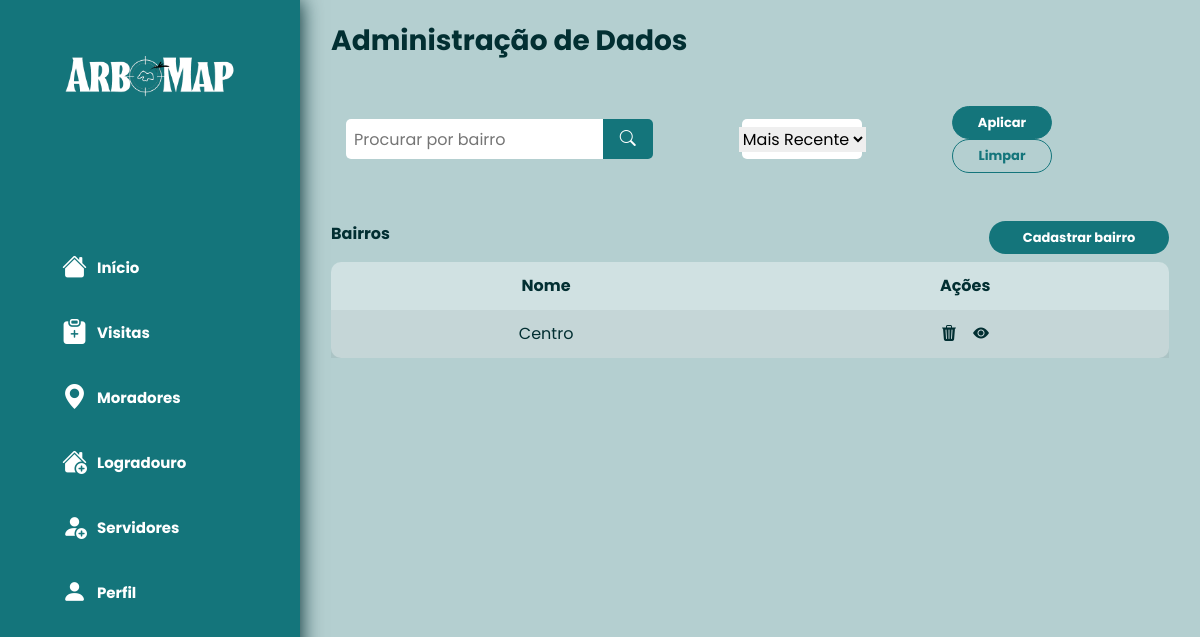
Page /filtro_bairros/ on the earlier database version.
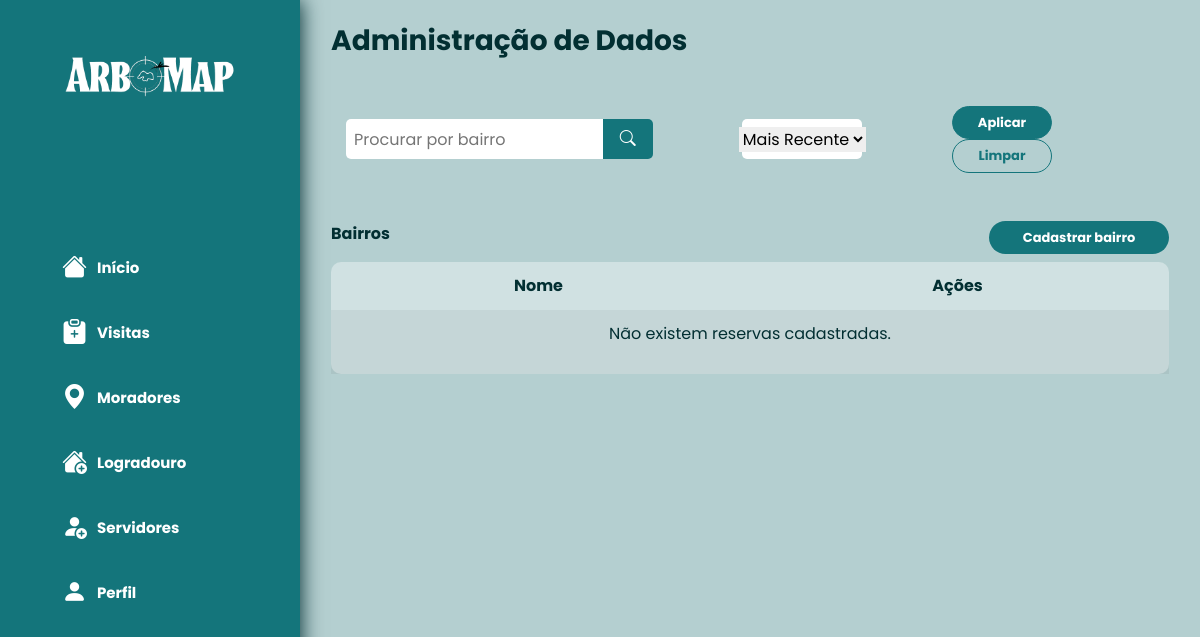
Same page on the later database version.
### bairro/models.py (models this page shows, shortened)
class Bairro (models.Model):
    nome = models.CharField(max_length=MAX_CHAR_FIELD_NAME_LENGTH)
    data_adicao = models.DateTimeField(auto_now_add=True)

### bairro/views.py (the view)
# urls.py: path('filtro_bairros/', filtro_bairros, name='filtro_bairros'),
def filtro_bairros(request):
    termo_bairro = request.GET.get('termo_bairro', '')
    ordenacao = request.GET.get('ordenacao', 'mais_recente')  # Padrão para ordenação mais recente
    if ordenacao == 'mais_antigo':
        bairros = Bairro.objects.order_by('data_adicao')
    else:
        bairros = Bairro.objects.order_by('-data_adicao')
    if termo_bairro:
        bairros = bairros.filter(nome__icontains=termo_bairro)
    return render(request, 'bairro/filter_bairro.html', {
        'bairros': bairros,
        'termo_bairro': termo_bairro,
        'ordenacao': ordenacao,
    })

### bairro/templates/bairro/filter_bairro.html (shortened to what this page needs)
{% extends 'base.html' %}
{% block content %}
  <div class="mt-2">
    <h3 style="color:#022F32;"><strong>Administração de Dados</strong></h3>
    <div class="row col-12 mb-5 mt-5 d-flex justify-content-around">
        <form method="GET" action="{% url 'filtro_bairros' %}" class="d-flex justify-content-center align-items-center w-100">
          <div class="col-5 d-flex align-items-center justify-content-center" >
              <div style="width: 100%; border-start-start-radius: 5px;border-end-end-radius: 0px; border-end-start-radius: 5px;border-start-end-radius: 0px; height: 40px; align-items: center; display: flex; color: #022f32; background-color: #FFFFFF;">
                <input style="height: 40px;border-start-start-radius: 5px;border-end-end-radius: 0px; border-end-start-radius: 5px;border-start-end-radius: 0px;" class="ml-2" placeholder="Procurar por bairro" type="text" name="termo_bairro" id="termo_bairro" value="{{ termo_bairro }}">
              </div>
              <div>
                <button class="justify-content-center d-flex" type="submit" style="width: 50px; border-end-end-radius: 5px; border-start-end-radius: 5px; height: 40px; align-items: center; display: flex; color: #022f32; background-color: #14757B; border: none; outline: none;"><i class="bi bi-search text-white"></i></button>
              </div>
          </div>
          <div class="col-4 d-flex align-items-center justify-content-center">
            <div class="d-flex align-items-center justify-content-center" style="width: 50%; border-radius: 5px; height: 40px; align-items: center; display: flex; color: #022f32; background-color: #FFFFFF;">
              <select name="ordenacao" id="ordenacao" style="border: none; outline: none;">
                <option value="mais_recente" {% if ordenacao == 'mais_recente' %}selected{% endif %}>Mais Recente</option>
            </select>
            </div>
          </div>
          <div class="col-3 d-flex align-items-center justify-content-center">
            <div class="" style="">
              <a href="#" ><button class="btn " id="bt3" type="submit"><strong>Aplicar</strong></button></a>
              <a href="{% url 'bairro_listar' %}" class="btn " id="bt2"><strong>Limpar</strong></a>
            </div>
          </div>
        </form>
      </div>
    <div class="d-flex justify-content-between align-items-center mb-2">
      <div>
        <h6 style="color:#022F32;"><strong>Bairros</strong></h6>
      </div>
      <div>
        <a href="{% url 'bairro_criar' %}" class="btn" id="bt1" style="width: 180px;"><strong>Cadastrar bairro</strong></a>
      </div>
    </div>
    <div class="table-responsive">
      <table class="table table-striped table-borderless">
        <thead>
          <tr class="text-center">
            <th scope="col">Nome</th>
            <th scope="col">Ações</th>
          </tr>
        </thead>
        <tbody>
          {% for bairro in bairros %}
            <tr class="text-center">
              <td>{{ bairro.nome }}</td>
              <td>
                <div class="d-flex justify-content-center">
                  <a href="{% url 'bairro_remover' bairro.pk %}" class="mr-3"><i class="bi bi-trash3-fill" id="tableicon"></i></a>
                  <a href="{% url 'bairro_editar' bairro.pk %}"><i class="bi bi-eye-fill" id="tableicon"></i></a>
                </div>
              </td>
            </tr>
            {% empty %}
            <tr class="text-center">
              <td colspan="2">
                <p>Não existem reservas cadastradas.</p>
              </td>
            </tr>
          {% endfor %}
        </tbody>
      </table>
    </div>
  </div>
{% endblock %}

Differences in the rows shown:
removed Bairro: nome "Centro"
Other differences:
text now shown: "Não existem reservas cadastradas."
